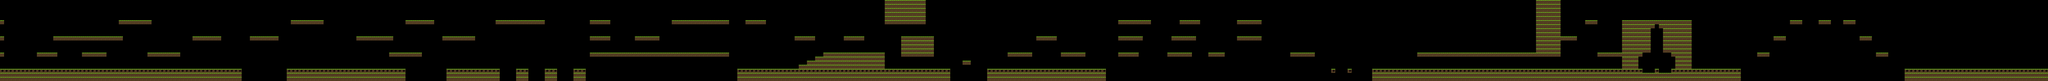

Below is a game level as drawn by its tile map, then a one-line description and the .tmx that defines it (tile-layer data replaced by summaries):
An orthogonal 500x20 tile map with 32x32 px tiles, 2 tile layers (Calque1, invisible walls).

<map version="1.0" tiledversion="1.1.3" orientation="orthogonal" renderorder="right-down" width="500" height="20" tilewidth="32" tileheight="32" infinite="0" nextobjectid="1">
 <tileset firstgid="1" name="tiles32" tilewidth="32" tileheight="32" tilecount="64" columns="8">
  <image source="tiles32.png" width="256" height="256" />
  <terraintypes>
   <terrain name="ground" tile="2" />
  </terraintypes>
  <tile id="2" terrain="0,0,0,0" />
  <tile id="10" terrain="0,0,0,0" />
 </tileset>
 <layer name="Calque1" width="500" height="20">
  <data>[10000 cells, 1683 non-empty, 1 distinct tile ids]</data>
 </layer>
 <layer name="invisible walls" width="500" height="20">
  <data>[10000 cells, 500 non-empty, 1 distinct tile ids]</data>
 </layer>
</map>